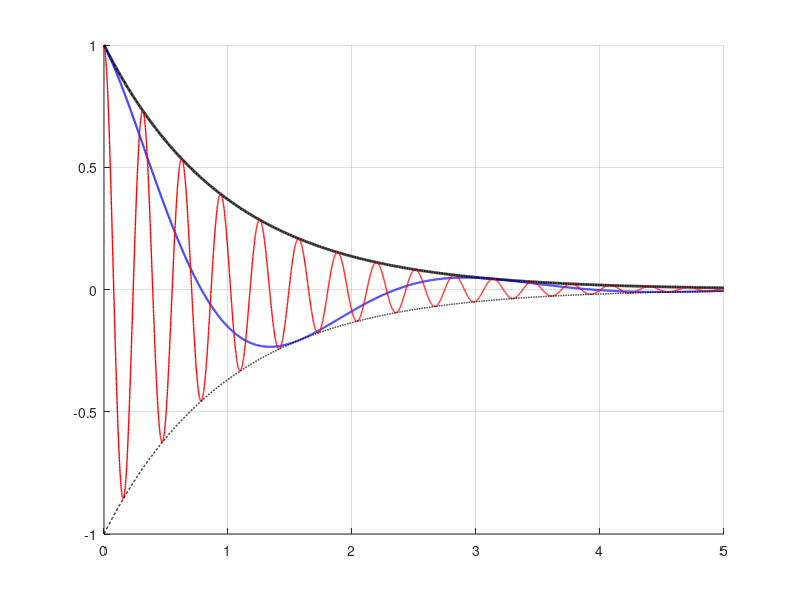

Write MATLAB code to recreate this figure. (Note: this script raises an error after producing the figure.)
%% compareRealVsComplexPole.m
% Compares the impulse response of three first-order systems sharing
% the same real part of their pole (same decay rate p), but different
% imaginary parts:
%   1/(s+p)        -- pure real pole, no oscillation
%   1/(s+p+j*w)     -- complex pole, small imaginary part (slow oscillation)
%   1/(s+p+j*W)     -- complex pole, large imaginary part (fast oscillation)
% For a real pole, g(t) = exp(-p*t). For a complex pole s=-(p+jw), the
% impulse response exp(-(p+jw)t) is complex-valued; the REAL PART,
% Re{g(t)} = exp(-p*t)*cos(w*t), is plotted (the physically meaningful
% part for a real system, as if paired with its conjugate pole) -- same
% decay envelope exp(-p*t) in all three cases, differing only in
% oscillation frequency.

clear; clc;
scriptDir = fileparts(mfilename('fullpath'));
addpath(scriptDir);

p = 1;       % decay rate (shared by all three)
w = 2;       % small angular frequency [rad/s]
W = 20;      % large angular frequency [rad/s]

t = linspace(0, 5, 4000)';
g_real     = exp(-p*t);
g_small_w  = exp(-p*t) .* cos(w*t);
g_large_W  = exp(-p*t) .* cos(W*t);

figure('Color','w','Name','Real pole vs complex pole (small/large imaginary part)');
hold on; grid on;
plot(t, g_real, 'k-', 'LineWidth', 2, 'DisplayName', '1/(s+p): real pole');
plot(t, g_small_w, 'b-', 'LineWidth', 1.5, 'DisplayName', sprintf('1/(s+p+j\\omega): \\omega=%g (slow)', w));
plot(t, g_large_W, 'r-', 'LineWidth', 1, 'DisplayName', sprintf('1/(s+p+j\\Omega): \\Omega=%g (fast)', W));
plot(t, exp(-p*t), 'k--', 'LineWidth', 1, 'HandleVisibility','off');
plot(t, -exp(-p*t), 'k--', 'LineWidth', 1, 'HandleVisibility','off');
yline(0, 'k:', 'HandleVisibility', 'off');
xlabel('Time [s]');
ylabel('Re\{y(t)\}');
title('Impulse response: real pole vs complex pole (small vs large \omega)');
legend('Location','best');
set(gca, 'FontSize', 12);

exportgraphics(gcf, fullfile(scriptDir, 'RealVsComplexPole_impulse.png'));
fprintf('Saved plot to RealVsComplexPole_impulse.png\n');
